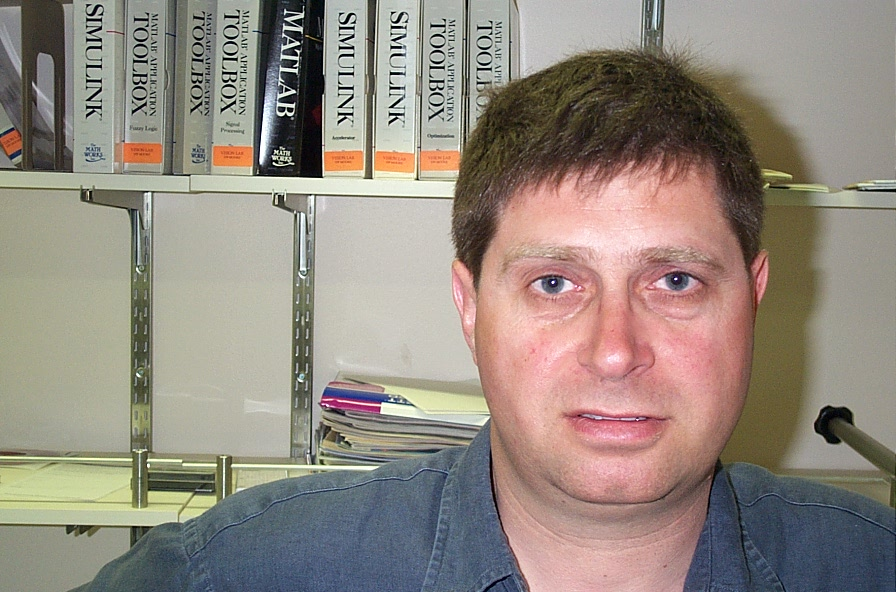
%> input picture TTR/Laboratorio/1.jpg, 896 x 592 px
$ octave Lab1TTR1718.m   (GNU Octave 9; MATLAB toolbox functions it lacks are replaced by stand-ins)
%> lines starting %> are read from the running program, lines starting %| are printed output that depends on the picture
% Lezione di lab TTR  -14/3/2018- Legge di Bayes - Marco Cristani
close all;
clear all;
clc
% ---------------
% Exercize 1
% ---------------
fprintf(' ---------------\n')
fprintf(' Exercize 1\n')
fprintf(' ---------------\n')
%-- sample visualization
mu1         =   1;%Poiché mu e sigma sono numeri, siamo in dimensionalità 1, i.e. identifichiamo dei valori che stanno sulla retta
sigma1      =   2;

mu2         =   20;
sigma2      =   3;

num_s       =   5000;% #campioni

%fprintf('generating 1D samples...');
[Sample_set1] =   normrnd(mu1,sigma1,num_s,1); %"generami dei campioni con questa distribuzione e mettimi i risultati in un vettore 1xnum_s"
[Sample_set2] =   normrnd(mu2,sigma2,num_s,1);

%fprintf('OK.\n');

%Come fare intuitivamente a capire che sono distribuiti in modo normale?
%Con l'istogramma
[histo1,c1]=hist( Sample_set1,32);
[histo2,c2]=hist( Sample_set2,32);

h0=figure;
set(gcf,'name','Histogram visualization')
subplot(211); bar(c1,histo1);
subplot(212); bar(c2,histo2);
%> after `bar(c2,histo2)`:
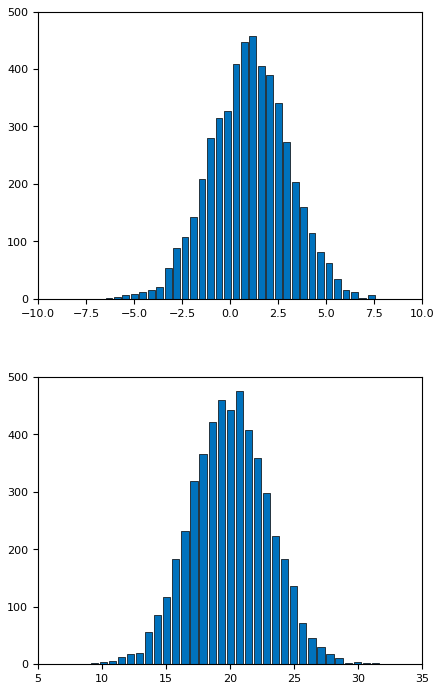
%> figure redrawn from the program's plot data, 2 panels; panel 1: tallest bar 458 high, from x = 1.01 to 1.36; panel 2: tallest bar 476 high, from x = 20.45 to 21.01


Data        =   [Sample_set1;Sample_set2];

%-- Plot campioni

maxData     =   max(Data);
minData     =   min(Data);


h_G1d = figure; hold on;
h_S1 = scatter(Sample_set1,zeros(num_s,1),10,'b');
h_S2 = scatter(Sample_set2,zeros(num_s,1),10,'r');


axis([minData-1,maxData+1,0,2])
set(gcf,'name','Campioni Gaussiani')
set(gca,'ytick',[]);
h_m1 = line([mu1;mu1],[0;2]);
set(h_m1,'color',[0,0,1]);
text(mu1+0.05,1,'\mu1','color',[0,0,1])

h_m2 = line([mu2;mu2],[0;2]);
set(h_m2,'color',[1,0,0]);
text(mu2+0.05,1,'\mu2','color',[1,0,0])

h_leg = legend([h_S1(1);h_S2(1);h_m1;h_m2],{strcat('N1: \mu1=',num2str(mu1),' \sigma1=',num2str(sigma1));...
    ,strcat('N2: \mu2=',num2str(mu2),' \sigma2=',num2str(sigma2));...
    '\mu1';...
    '\mu2'});


fprintf('mu1 = %3.5f; dev-std1 =%3.5f\n',mu1,sigma1)
fprintf('mu1 = %3.5f; dev-std1 =%3.5f\n',mu2,sigma2)

%-- Mean and standard deviation estimation

%fprintf('Estimate of mean and std...')
est_mu1 = mean(Sample_set1);
est_sigma1 = std(Sample_set1);

est_mu2 = mean(Sample_set2);
est_sigma2 = std(Sample_set2);
%fprintf('OK.\n');


fprintf('estimated mu1 = %3.5f; estimated dev-std1 =%3.5f\n',est_mu1,est_sigma1)
fprintf('estimated mu2 = %3.5f; estimated dev-std2 =%3.5f\n',est_mu2,est_sigma2)

%-- Plot of the estimates
set(h_G1d,'name','Campioni Gaussiani, confronto medie reali e stimate')
h_estm1 = line([est_mu1;est_mu1],[0;2]);
set(h_estm1,'color',[0,0,1],'LineStyle','--');
text(est_mu1+0.05,1.5,'est. \mu1','color',[0,0,1])

h_estm2 = line([est_mu2;est_mu2],[0;2]);
set(h_estm2,'color',[1,0,0],'LineStyle','--');
text(est_mu2+0.05,1.5,'est. \mu2','color',[1,0,0])

delete(h_leg)

h_leg = legend([h_S1(1);h_S2(1);h_m1;h_m2;h_estm1;h_estm2],{strcat('N1: \mu1=',num2str(mu1),' \sigma1=',num2str(sigma1));...
    ,strcat('N2: \mu2=',num2str(mu2),' \sigma2=',num2str(sigma2));...
    ' \mu1';...
    ' \mu2';...
    'est. \mu1';...
    'est. \mu2'});
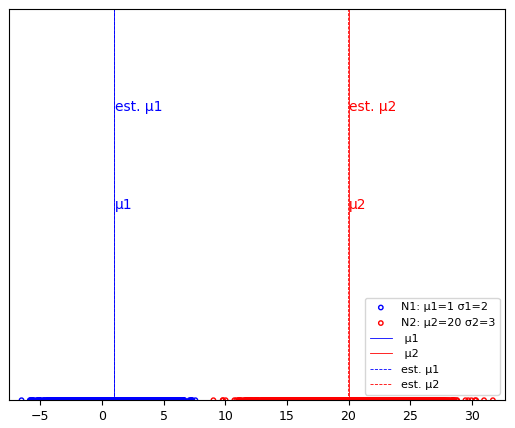
%> figure redrawn from the program's plot data

%-- Errore stime
%fprintf('Calcolo errore stime...');
err_mu1 = abs(est_mu1-mu1);
err_sigma1 = abs(est_sigma1-sigma1);

err_mu2 = abs(est_mu2-mu2);
err_sigma2 = abs(est_sigma2-sigma2);
%fprintf('OK \n');

fprintf('mu1 estimation error = %3.5f; dev-std1 estimation error =%3.5f\n',err_mu1,err_sigma1);
fprintf('mu2 estimation error  = %3.5f; dev-std2 estimation error  =%3.5f\n',err_mu2,err_sigma2);

fprintf('END! Press a button to continue!\n')
% pause

% ---------------
% Exercise 2
% ---------------
% I dati vengono presi come l'insieme del set 1 e 2
fprintf(' ---------------\n')
fprintf(' Exercise 2\n')
fprintf(' ---------------\n')

Data        =   [Sample_set1;Sample_set2];

% compute the likelihhod w.r.t. a given parametrization
mu3 = 10.5; %10.5;
dev_std3 = 9.8; %5;

lik_ind3 = normpdf(Data,mu3,dev_std3);%In matlab rappresenta la likelihood,
%i.e. P(x|w) con w=<mu, sigma> e x distribuita come N(mu, sigma).

h3 = figure;
scatter(Data,lik_ind3);

lik_tot3 = prod(lik_ind3); % very probably, I will get 0 from this. Why?

llik_tot3 = sum(log(lik_ind3));

%Now, try to fit the data with a single Gaussian distribution that fits the
%best the data. What is this number (there is no correct choice, this exercize
% will make you able to reason in terms of log likelihood probabilities)

% In other to perform a more systematic analysis, let's compute a double
% for looking for the best pair of parameters for my data
itmu = 0;
for mu3=-5:0.1:20
    itmu = itmu +1;
    itsigma = 0;
    for dev_std3=0.1:0.1:20
        itsigma = itsigma +1;
        lik_ind3 = normpdf(Data,mu3,dev_std3);
        llik_tot3 = sum(log(lik_ind3));
        res(itmu,itsigma)=llik_tot3 ;
        mu(itmu) = mu3;
        sigma(itsigma) = dev_std3;
    end
end
figure; imagesc(res);
%> after `imagesc(res)`:
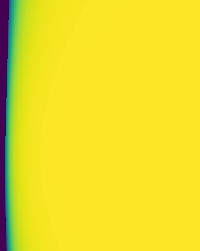
%> displayed picture: size 251x200x3, on the screen's scale of 0 to 255; mean R, G, B 235.2, 220.8, 40.2
[llmax, indmax] = max(res(:))
[I,J] = ind2sub(size(res),indmax);
maxmean = mu(I);
maxsigma = sigma(J);
h3 = figure;
lik_ind3 = normpdf(Data,maxmean,maxsigma);
scatter(Data,lik_ind3);
% ---------------
% Exercise 3
% ---------------
fprintf(' ---------------\n')
fprintf(' Exercise 3\n')
fprintf(' ---------------\n')

%Normal distribution, multivariate
clear all;
A= normrnd(0,2,10000,2);%Sto utilizzando una distribuzione monovariata per
%arrivare ad una distribuzione multivariata diagonale. In pratica posso
%usare normrnd perché considero che la matrice di covarianza abbia solo
%sigma^2 sulla diagonale.

h1 = figure;
scatter(A(:,1),A(:,2));
axis equal

% The points which have been sampled above are distributed following a
% particular multivariate normal distribution. Which are the parameters of
% this multivariate normal distribution (in terms of mean and covariance matrix)?
% mu = [mu1,mu2]; Sigma = [cov11,cov12; cov21,cov22];

Mu_est=mean(A); %Me lo aspetto simile a mu=0;
Cov_est=cov(A); %Me lo aspetto simile a sigma^2*I
% Injecting a small covariance between variables

%NB: se la covarianza è negativa vuol dire che mano a mano che uno cresce
%l'altro decresce, il contrario se è positiva, se è 0 è indipendente.
A2dc = mvnrnd([0,0],[4,-0.9;-0.9,4],10000);
h2 = figure;
scatter(A2dc(:,1),A2dc(:,2));
axis equal
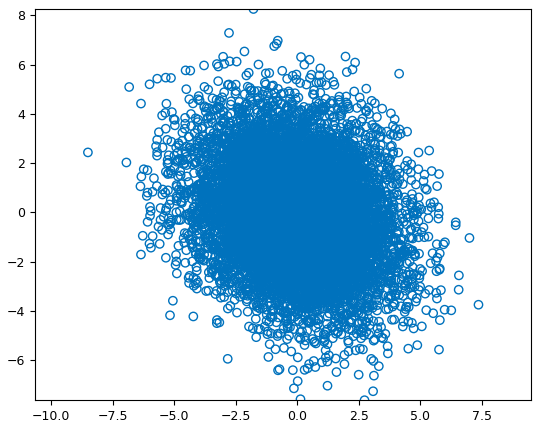
%> figure redrawn from the program's plot data
% Se A=[1 0]^T e voglio usarla come proiezione, allora se proietto N(mu,
% sigma) ottengo N(A*mu, A^T*Sigma*A)=N(0,4) e ottengo una distribuzione
% monodimensionale.

%Noto che se uso come matrice A2 anziché A, A^T*Sigma*A=4 sempre, in quanto
%la covarianza mi dice solo come sono distribuiti tra loro i dati e non
%come sono distribuiti in funzione della media.
pause

% ---------------------------------------
% Esercize 4 - face recognition
% ---------------------------------------
fprintf(' ---------------\n')
fprintf(' Esercize 4\n')
fprintf(' ---------------\n')

%The goal will be that of instantiate two gaussian classifiers which will
%be used to classify test images, guessing one of the two labels: male or
%female, in a maximum a posteriori sense.

A=rgb2gray(imread('1.jpg'));
%> A: size 592x896 uint8; min 0, max 255, mean 139.1

%Ho ridotto le dimensioni dell'immagine in una 148x224. Ho 7 immagini per
%lui, 5 per lei. Se rappresentassi in uno spazio multidimensionale i punti,
%ovvero in R^148x224=R^33K, posso augurarmi che siano clusterizzati in
%sottoinsiemi diversi del multispazio.

%Se cercassi la gaussiana del tizio, essa sarebbe N_tizio=<mu, Sigma> con
%mu 33Kx1, Sigma 33Kx33K. Posso vagamente ottimizzare facendo Sigma_tilde
%matrice diagonale -> N_tizio=<mu, Diag*I> con Diag 1x33K.

%Voglio visualizzare i parametri -> li tratto come immagini
A=A(1:4:end,1:4:end);
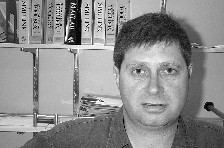
%> A: size 148x224 uint8; min 0, max 255, mean 139.5
rows = size(A,1);
%> rows = 148
cols = size(A,2);
%> cols = 224

% I can downsample my images, but still the parameter space of the gaussian
% distribution will be huge (530432). I simplify the problem, making the
% covariance matrix as diagonal. IN that case, the cavariance matrix would
% have 530432 non zero elements

figure;
set(gcf,'name','Mean and variance, fast approach')
colormap gray; subplot 221 ; imagesc(A);
title('Mean class 1');
Mu1 = A(:);%La media è un'immagine;
Sigma1 = ones(rows*cols,1).*10;
subplot 222 ; imagesc(reshape(Sigma1,rows,cols)); colorbar;
title('Sigma class 1');

B=rgb2gray(imread('12.jpg'));
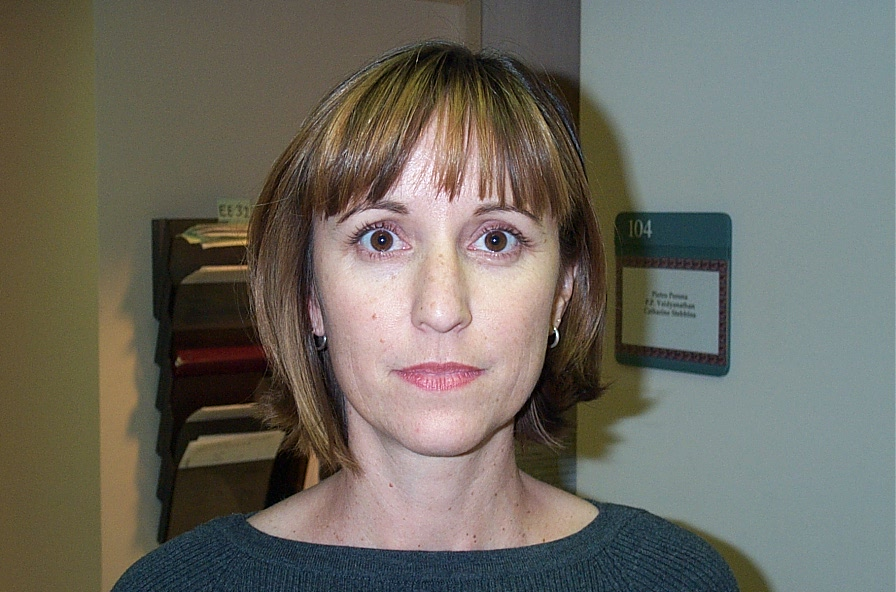
%> input picture TTR/Laboratorio/12.jpg, 896 x 592 px
%> B: size 592x896 uint8; min 0, max 253, mean 106.4
B=B(1:4:end,1:4:end);
%> B: size 148x224 uint8
subplot 223; imagesc(B);
title('Mean class 2');
Mu2 = B(:);
Sigma2 = ones(rows*cols,1).*10;
subplot 224 ; imagesc(reshape(Sigma2,rows,cols)); colorbar;
title('Sigma class 2');
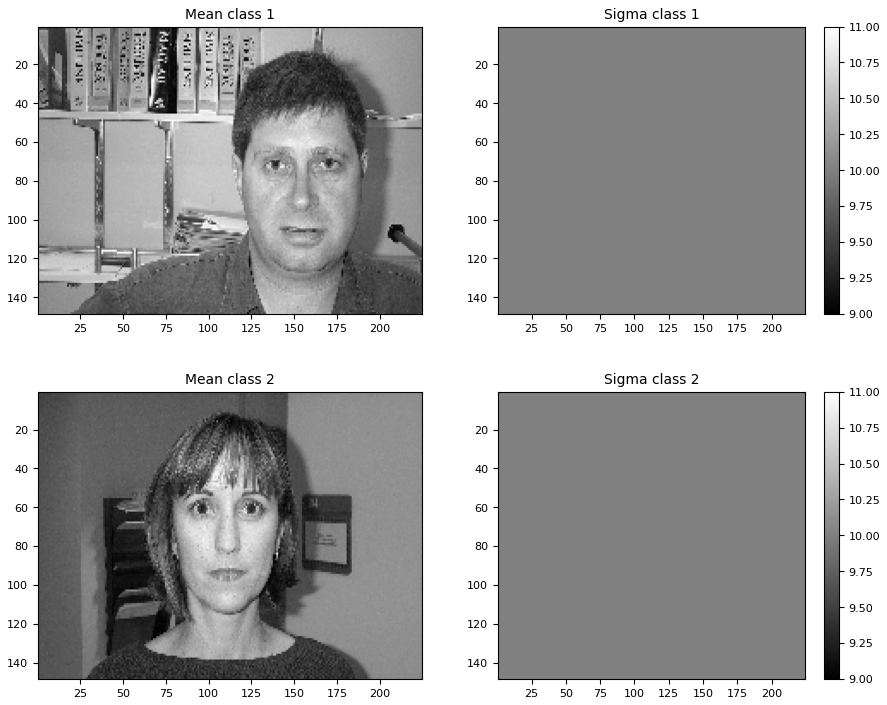
%> figure redrawn from the program's plot data, 4 panels

% Now, the task would be that of classifying the remaining images using
% maximum a posteriori (...) law. The problem is that we do not have the a
% priori probability, so we will use just the likelihood probability
% (implying to have flat prior distribution, so 0.5 for each class)

lista = dir('*.jpg');
numelem = length(lista);
C1=[];
C2=[];
good = setdiff([1:numelem],[1,12]);
for i=good
%> (the run ends here)
